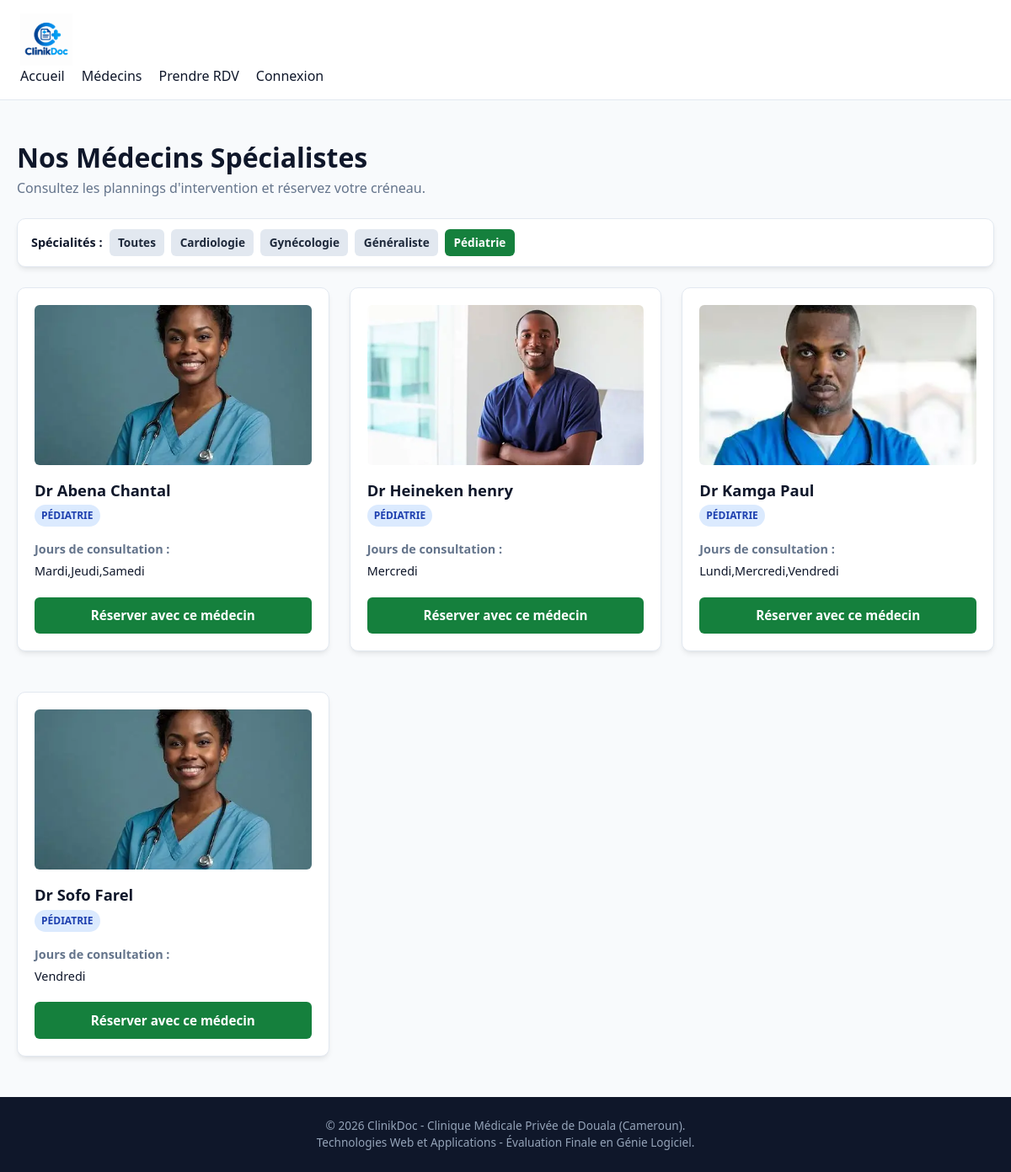
The app's page /medecins?specialite=Pédiatrie with its own data.
### tables this page shows
CREATE TABLE medecins (
    id INTEGER PRIMARY KEY AUTOINCREMENT,
    nom TEXT NOT NULL,
    specialite TEXT NOT NULL CHECK (specialite IN ('Généraliste', 'Pédiatrie', 'Gynécologie', 'Cardiologie')),
    photo TEXT NOT NULL DEFAULT 'default_doc.png',
    jours_consultation TEXT NOT NULL, -- Ex: 'Lundi,Mardi,Jeudi'
    actif INTEGER NOT NULL DEFAULT 1 CHECK (actif IN (0, 1))
, login TEXT, empreinte TEXT);

### app.py (the view)
@app.route("/medecins")
def medecins():
    specialite = request.args.get("specialite", "").strip()
    db = get_db()
    specialites = [row["specialite"] for row in db.execute(
        "SELECT DISTINCT specialite FROM medecins WHERE actif = 1 ORDER BY specialite"
    ).fetchall()]
    if specialite and specialite in specialites:
        liste_medecins = db.execute(
            "SELECT * FROM medecins WHERE actif = 1 AND specialite = ? ORDER BY nom",
            (specialite,)
        ).fetchall()
    else:
        liste_medecins = db.execute(
            "SELECT * FROM medecins WHERE actif = 1 ORDER BY nom"
        ).fetchall()
    return render_template("medecins.html",
                           medecins=liste_medecins,
                           specialites=specialites,
                           specialite_active=specialite)

### app.py (called while the page is built, shortened)
def get_db():
    if "db" not in g:
        g.db = sqlite3.connect(app.config["DATABASE"])
        g.db.row_factory = sqlite3.Row  # Accès aux colonnes par leur nom
        g.db.execute("PRAGMA foreign_keys = ON;")
        colonnes = {row["name"] for row in g.db.execute("PRAGMA table_info(medecins)")}
        if "login" not in colonnes:
            g.db.execute("ALTER TABLE medecins ADD COLUMN login TEXT")
        if "empreinte" not in colonnes:
            g.db.execute("ALTER TABLE medecins ADD COLUMN empreinte TEXT")
        g.db.execute(
            "CREATE UNIQUE INDEX IF NOT EXISTS idx_medecins_login ON medecins(login) WHERE login IS NOT NULL"
        )
    return g.db

@app.teardown_appcontext
def fermer_db(exception=None):
    db = g.pop("db", None)
    if db is not None:
        db.close()

### templates/medecins.html (shortened to what this page needs)
{% extends "base.html" %}
{% block contenu %}
<div style="margin-bottom: 1.5rem;">
  <h1>Nos Médecins Spécialistes</h1>
  <p style="color: var(--text-muted);">Consultez les plannings d'intervention et réservez votre créneau.</p>
</div>
<div class="card" style="padding: 0.75rem 1rem; margin-bottom: 1.5rem;">
  <div style="display: flex; gap: 0.5rem; flex-wrap: wrap; align-items: center;">
    <span style="font-weight: 600; font-size: 0.9rem;">Spécialités :</span>
    <a href="{{ url_for('medecins') }}"
       class="btn btn-sm {% if not specialite_active %}btn-primary{% else %}btn-secondary{% endif %}">
       Toutes
    </a>
    {% for spec in specialites %}
      <a href="{{ url_for('medecins', specialite=spec) }}"
         class="btn btn-sm {% if specialite_active == spec %}btn-primary{% else %}btn-secondary{% endif %}">
         {{ spec }}
      </a>
    {% endfor %}
  </div>
</div>
<div class="grid-3">
  {% set portraits = ['OIP.webp', 'OIP (1).webp', 'OIP (2).webp', 'OIP (3).webp'] %}
  {% for medecin in medecins %}
    <article class="card">
      <img class="doctor-photo" src="{{ url_for('static', filename='images/' ~ portraits[(medecin.id - 1) % portraits|length]) }}" alt="Portrait de {{ medecin.nom }}">
      <div style="display: flex; align-items: center; gap: 1rem; margin-bottom: 1rem;">
        <div>
          <h2 style="font-size: 1.15rem; margin-bottom: 0.2rem;">{{ medecin.nom }}</h2>
          <span class="badge badge-prevu">{{ medecin.specialite }}</span>
        </div>
      </div>
      <div style="font-size: 0.9rem; margin-bottom: 1.25rem;">
        <p style="color: var(--text-muted); margin-bottom: 0.25rem;"><strong>Jours de consultation :</strong></p>
        <p>{{ medecin.jours_consultation }}</p>
      </div>
      <a href="{{ url_for('reserver', medecin_id=medecin.id) }}" class="btn btn-primary" style="width: 100%;">
        Réserver avec ce médecin
      </a>
    </article>
  {% else %}
    <p style="grid-column: 1 / -1; text-align: center; color: var(--text-muted);">Aucun médecin trouvé dans cette spécialité.</p>
  {% endfor %}
</div>
{% endblock %}

### static/css/style.css (style rules this page uses)
:root { --primary: #15803d; --primary-hover: #166534; --primary-light: #dcfce7; --secondary: #0284c7; --accent: #f97316; --bg-page: #f8fafc; --bg-card: #ffffff; --text-main: #0f172a; --text-muted: #64748b; --border-color: #e2e8f0; --danger: #dc2626; --danger-light: #fee2e2; --success: #16a34a; --radius-sm: 6px; --radius-md: 10px; --shadow: 0 4px 6px -1px rgba(0, 0, 0, 0.08), 0 2px 4px -2px rgba(0, 0, 0, 0.05); }
*, *::before, *::after { box-sizing: border-box; margin: 0; padding: 0; }
body { font-family: system-ui, -apple-system, "Segoe UI", Roboto, Helvetica, Arial, sans-serif; background-color: var(--bg-page); color: var(--text-main); line-height: 1.5; display: flex; flex-direction: column; min-height: 100vh; }
img { max-width: 100%; height: auto; display: block; }
a { color: var(--secondary); text-decoration: none; }
.doctor-photo { width: 100%; height: 190px; object-fit: cover; object-position: center 30%; border-radius: var(--radius-sm); margin-bottom: 1rem; }
.btn { display: inline-block; padding: 0.65rem 1.25rem; font-size: 0.95rem; font-weight: 600; border-radius: var(--radius-sm); border: none; cursor: pointer; text-align: center; transition: background-color 0.2s ease, transform 0.2s ease, box-shadow 0.2s ease; }
.btn-primary { background-color: var(--primary); color: #ffffff; }
.btn-secondary { background-color: #e2e8f0; color: #1e293b; }
.btn-sm { padding: 0.35rem 0.65rem; font-size: 0.85rem; }
.card { background-color: var(--bg-card); border: 1px solid var(--border-color); border-radius: var(--radius-md); padding: 1.25rem; box-shadow: var(--shadow); margin-bottom: 1.5rem; animation: card-enter 0.5s ease-out both; transition: transform 0.25s ease, box-shadow 0.25s ease; }
.grid-3 > .card:nth-child(2), .grid-4 > .card:nth-child(2) { animation-delay: 0.08s; }
.grid-3 > .card:nth-child(3), .grid-4 > .card:nth-child(3) { animation-delay: 0.16s; }
.badge { display: inline-block; padding: 0.25rem 0.5rem; font-size: 0.75rem; font-weight: 700; text-transform: uppercase; border-radius: 9999px; }
.badge-prevu { background-color: #dbeafe; color: #1e40af; }
@media (min-width: 1024px) { .grid-3 { display: grid; grid-template-columns: repeat(3, 1fr); gap: 1.5rem; } }

### records on screen
medecins: nom "Dr Abena Chantal", specialite "PÉDIATRIE", jours_consultation "Mardi,Jeudi,Samedi"
medecins: shows a picture, nom "Dr Heineken henry", specialite "PÉDIATRIE", jours_consultation "Mercredi"
medecins: shows a picture, nom "Dr Kamga Paul", specialite "PÉDIATRIE", jours_consultation "Lundi,Mercredi,Vendredi"
medecins: nom "Dr Sofo Farel", specialite "PÉDIATRIE", jours_consultation "Vendredi"

### other values on screen
{{ spec }} "Cardiologie" "Gynécologie" "Généraliste" "Pédiatrie"
